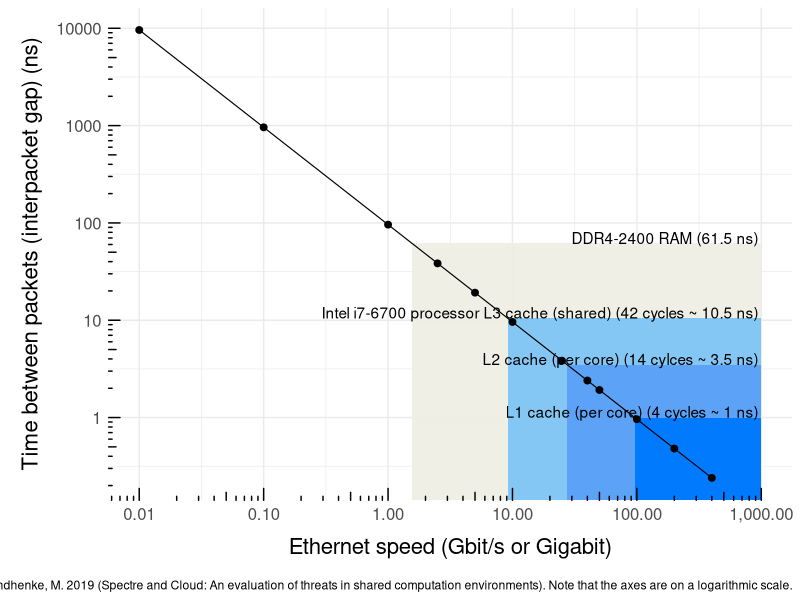

The R source for this figure: (Note: this script raises an error after producing the figure.)
#########################################################
## Plotting interpacket gap versus Ethernet speed
#########################################################

# setup
rm(list = ls())

# load libraries
library(tidyverse)
library(scales)

# source for the ethernet speeds and interpacket gaps: 
# https://en.wikipedia.org/wiki/Interpacket_gap

# 9.6 µs for 10 Mbit/s Ethernet,
# 0.96 µs for 100 Mbit/s (Fast) Ethernet,
# 96 ns for Gigabit Ethernet,
# 38.4 ns for 2.5 Gigabit Ethernet,
# 19.2 ns for 5 Gigabit Ethernet,
# 9.6 ns for 10 Gigabit Ethernet,
# 3.84 ns for 25 Gigabit Ethernet,
# 2.4 ns for 40 Gigabit Ethernet,
# 1.92 ns for 50 Gigabit Ethernet,
# 0.96 ns for 100 Gigabit Ethernet,
# 0.48 ns for 200 Gigabit Ethernet, and
# 0.24 ns for 400 Gigabit Ethernet.[1]

# interpacket_gaps <- c(9.6 µs, 0.96 µs, 96 ns, 38.4 ns, 19.2 ns, 9.6 ns, 3.84 ns, 2.4 ns, 1.92 ns, 0.96 ns, 0.48 ns, 0.24 ns)
# ethernet_speed <- c(10 Mbit/s, 100 Mbit/s, 1 Gigabit, 2.5 Gigabit, 5 Gigabit, 10 Gigabit, 25 Gigabit, 40 Gigabit, 50 Gigabit, 100 Gigabit, 200 Gigabit, 400 Gigabit)

# define inputs assuming that 1 Gigabit =  1 Gbit/s
interpacket_gaps_ns <- c(9600, 960, 96, 38.4, 19.2, 9.6, 3.84, 2.4, 1.92, 0.96, 0.48, 0.24)
ethernet_speed_gbps <- c(0.01, 0.1, 1, 2.5, 5, 10, 25, 40, 50, 100, 200, 400)

data <- tibble(interpacket_gaps_ns, ethernet_speed_gbps)
# write_csv(data,"~/Projects/ethernet/data.csv")

# FOR THE PLOT:
# the interpacket gap as the response variable (y), and
# the ethernet speed as the predictor variable (x)
# because that is what makes the most sense

# FOR THE FUNCTION: 
# the ethernet speed as the predictor variable (y), and
# the interpacket gaps as the response variable (x)
# to find the ethernet speed corresponding to some gaps

# building a model
y <- data$ethernet_speed_gbps
x <- data$interpacket_gaps_ns
model <- lm(log(y) ~ log(x))
summary(model)

# speed of cycles to access RAM, L3 cache, L2 cache and L1 cache
# intel i7-6700 processor using DDR4-2400 RAM
# source: Mundhenke, M. 2019. Spectre and Cloud: An evaluation of threats in shared computation environments.
gaps <- data.frame(x = c(61.5, 10.5, 3.5, 1))

# using the model to predict the ethernet speeds for the gaps:
speeds <- data.frame(predict(model, newdata = gaps))

# the model returned log values of y
# putting it all together 
intel <-cbind(gaps, speeds) %>%
  rename(interpacket_gaps_ns = x, 
         log_ethernet_speed_gbps = predict.model..newdata...gaps.) %>%
  mutate(
         ethernet_speed_gbps = exp(log_ethernet_speed_gbps)
         ) 

# extracting the values for plotting

RAM_gap <- intel[1,1]
L3_gap <- intel[2,1]
L2_gap <- intel[3,1]
L1_gap <- intel[4,1]

RAM_speed <- intel[1,3]
L3_speed <- intel[2,3]
L2_speed <- intel[3,3]
L1_speed <- intel[4,3]

# plotting the data

plot <- data %>%
  ggplot(aes(x = ethernet_speed_gbps, y = interpacket_gaps_ns)) +
  geom_rect(mapping=aes(xmin=RAM_speed, xmax=1000, ymin=0, ymax=RAM_gap), fill = "#eeeee4", alpha=0.3) +
  geom_rect(mapping=aes(xmin=L3_speed, xmax=1000, ymin=0, ymax=L3_gap), fill = "#85c8f5", alpha=0.3) +
  geom_rect(mapping=aes(xmin=L2_speed, xmax=1000, ymin=0, ymax=L2_gap), fill = "#5ca1fa", alpha=0.3) +
  geom_rect(mapping=aes(xmin=L1_speed, xmax=1000, ymin=0, ymax=L1_gap), fill = "#007bff", alpha=0.3) +
  geom_point(size = 2) + 
  geom_smooth(color = "black", size = 0.4) +
  scale_x_continuous(
    trans = "log10", 
    labels = comma, 
    limits = c(NA, 1000),
    breaks = c(0, 0.01, 0.1, 1, 10, 100, 1000),
    ) +
  annotation_logticks(base = 10) +
  scale_y_continuous(trans = "log10") +
  labs(
    x = "Ethernet speed (Gbit/s or Gigabit)",
    y = "Time between packets (interpacket gap) (ns)",
    caption = "Sources: Ethernet speeds from IEEE (on Wikipedia) and speeds to access RAM and caches from Mundhenke, M. 2019 (Spectre and Cloud: An evaluation of threats in shared computation environments). Note that the axes are on a logarithmic scale."
  ) + 
  theme_minimal() + 
  theme(
    plot.title = element_text(size=18, face="bold", margin=margin(20,0,20,0), hjust = 0.5, vjust = 0),
    axis.title.x = element_text(size=16, margin=margin(10,0,10,0)),
    axis.title.y = element_text(size=16, margin=margin(0,10,0,10)),
    axis.text.x = element_text(size=12),
    axis.text.y = element_text(size=12),
    legend.title = element_text(size = 14),
    legend.text = element_text(size = 12)
  ) +
  annotate("text", x=950, y=70, label= "DDR4-2400 RAM (61.5 ns)", hjust = 1) +
  annotate("text", x=950, y=12, label= "Intel i7-6700 processor L3 cache (shared) (42 cycles ~ 10.5 ns)", hjust = 1) +
  annotate("text", x=950, y=4, label= "L2 cache (per core) (14 cylces ~ 3.5 ns)", hjust = 1) +
  annotate("text", x=950, y=1.15, label= "L1 cache (per core) (4 cycles ~ 1 ns)", hjust = 1)

ggsave("plot.svg", width = 16, height = 9)